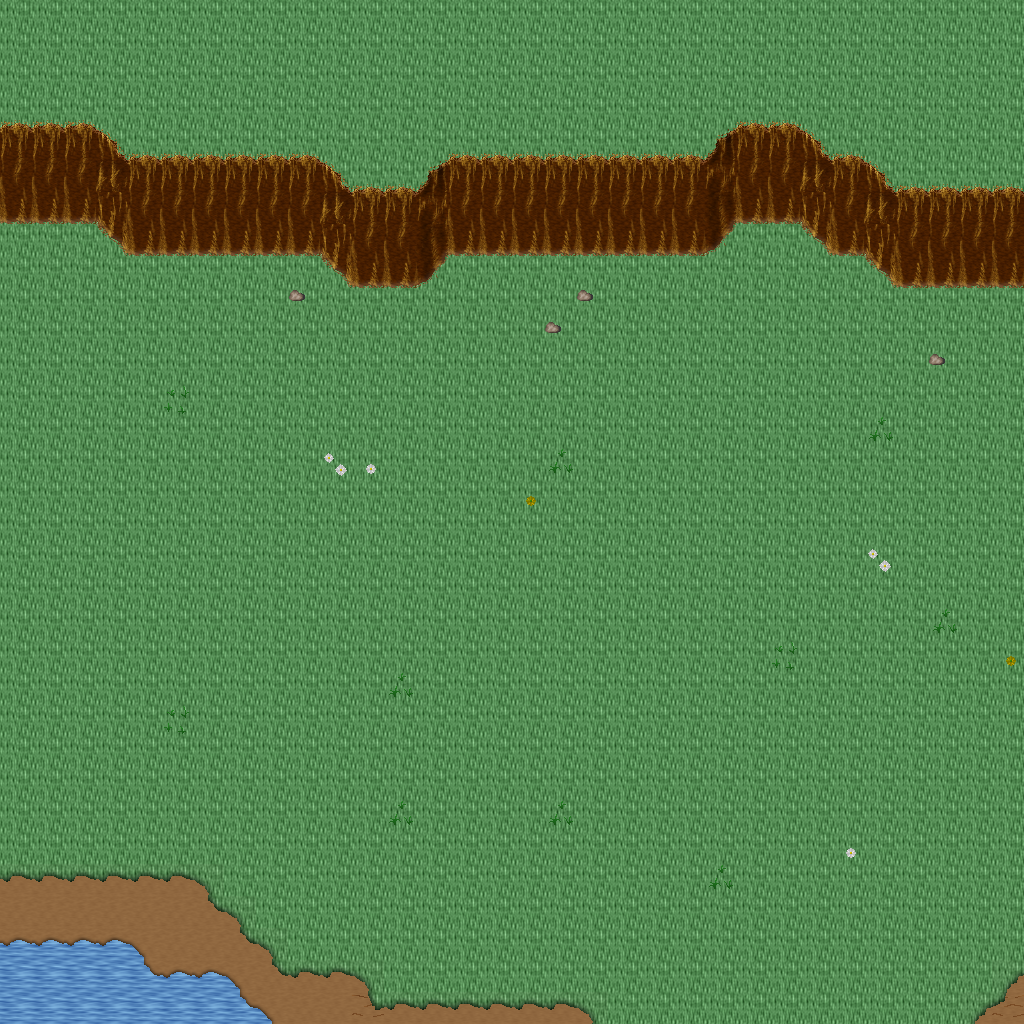

This is a level from a 2D game, rendered from its Tiled map with the project's own tilesets. A one-line summary and the map file follow, with tile-layer data summarised:
An orthogonal 32x32 tile map with 32x32 px tiles, 5 tile layers (Ground, Objects, Objects2, Above, ...), 1 hidden layer not drawn, 45 tilesets.

<map version="1.10" tiledversion="1.11.0" orientation="orthogonal" renderorder="right-down" width="32" height="32" tilewidth="32" tileheight="32" infinite="0" nextlayerid="11" nextobjectid="1">
 <tileset firstgid="1" name="ground_ground" tilewidth="32" tileheight="32" tilecount="33" columns="3">
  <image source="../drawable/ground_ground.png" width="96" height="352" />
 </tileset>
 <tileset firstgid="34" name="building_castle" tilewidth="32" tileheight="32" tilecount="320" columns="20">
  <image source="../drawable/building_castle.png" width="640" height="512" />
 </tileset>
 <tileset firstgid="354" name="ground_water_pool" tilewidth="32" tileheight="32" tilecount="72" columns="3">
  <image source="../drawable/ground_water_pool.png" width="96" height="768" />
 </tileset>
 <tileset firstgid="426" name="ground_ridge_earth_dark" tilewidth="32" tileheight="32" tilecount="96" columns="12">
  <image source="../drawable/ground_ridge_earth_dark.png" width="384" height="256" />
 </tileset>
 <tileset firstgid="522" name="ground_grass_edges" tilewidth="32" tileheight="32" tilecount="36" columns="12">
  <image source="../drawable/ground_grass_edges.png" width="384" height="96" />
 </tileset>
 <tileset firstgid="558" name="ground_earth_edges" tilewidth="32" tileheight="32" tilecount="18" columns="6">
  <image source="../drawable/ground_earth_edges.png" width="192" height="96" />
 </tileset>
 <tileset firstgid="576" name="ground_grass_corners" tilewidth="32" tileheight="32" tilecount="24" columns="6">
  <image source="../drawable/ground_grass_corners.png" width="192" height="128" />
 </tileset>
 <tileset firstgid="600" name="plant_stump_stump_green" tilewidth="32" tileheight="32" tilecount="4" columns="2">
  <image source="../drawable/plant_stump_stump_green.png" width="64" height="64" />
 </tileset>
 <tileset firstgid="604" name="item_pot_barrel" tilewidth="32" tileheight="32" tilecount="2" columns="1">
  <image source="../drawable/item_pot_barrel.png" width="32" height="64" />
 </tileset>
 <tileset firstgid="606" name="ground_rock_rocks_2" tilewidth="32" tileheight="32" tilecount="4" columns="2">
  <image source="../drawable/ground_rock_rocks_2.png" width="64" height="64" />
 </tileset>
 <tileset firstgid="610" name="ground_ladder_horizontal_dark" tilewidth="32" tileheight="32" tilecount="3" columns="1">
  <image source="../drawable/ground_ladder_horizontal_dark.png" width="32" height="96" />
 </tileset>
 <tileset firstgid="613" name="plant_grasses" tilewidth="32" tileheight="32" tilecount="6" columns="3">
  <image source="../drawable/plant_grasses.png" width="96" height="64" />
 </tileset>
 <tileset firstgid="619" name="plant_tree_tree_green" tilewidth="32" tileheight="32" tilecount="88" columns="8">
  <image source="../drawable/plant_tree_tree_green.png" width="256" height="352" />
 </tileset>
 <tileset firstgid="707" name="ground_water_waterfall" tilewidth="32" tileheight="32" tilecount="120" columns="8">
  <image source="../drawable/ground_water_waterfall.png" width="256" height="480" />
 </tileset>
 <tileset firstgid="827" name="plant_flower_daisy_white" tilewidth="32" tileheight="32" tilecount="8" columns="2">
  <image source="../drawable/plant_flower_daisy_white.png" width="64" height="128" />
 </tileset>
 <tileset firstgid="835" name="plant_flower_daisy_red" tilewidth="32" tileheight="32" tilecount="8" columns="2">
  <image source="../drawable/plant_flower_daisy_red.png" width="64" height="128" />
 </tileset>
 <tileset firstgid="843" name="ground_rock_pebbles" tilewidth="32" tileheight="32" tilecount="3" columns="1">
  <image source="../drawable/ground_rock_pebbles.png" width="32" height="96" />
 </tileset>
 <tileset firstgid="846" name="plant_flower_daisy_yellow" tilewidth="32" tileheight="32" tilecount="8" columns="2">
  <image source="../drawable/plant_flower_daisy_yellow.png" width="64" height="128" />
 </tileset>
 <tileset firstgid="854" name="building_decoration_longhorn_skull" tilewidth="32" tileheight="32" tilecount="6" columns="3">
  <image source="../drawable/building_decoration_longhorn_skull.png" width="96" height="64" />
 </tileset>
 <tileset firstgid="860" name="furniture_light_flames" tilewidth="32" tileheight="32" tilecount="6" columns="6">
  <image source="../drawable/furniture_light_flames.png" width="192" height="32" />
 </tileset>
 <tileset firstgid="866" name="plant_stump_stump_brown" tilewidth="32" tileheight="32" tilecount="4" columns="2">
  <image source="../drawable/plant_stump_stump_brown.png" width="64" height="64" />
 </tileset>
 <tileset firstgid="870" name="building_decoration_rocks_2" tilewidth="32" tileheight="32" tilecount="2" columns="1">
  <image source="../drawable/building_decoration_rocks_2.png" width="32" height="64" />
 </tileset>
 <tileset firstgid="872" name="plant_flower_daisy_blue" tilewidth="32" tileheight="32" tilecount="8" columns="2">
  <image source="../drawable/plant_flower_daisy_blue.png" width="64" height="128" />
 </tileset>
 <tileset firstgid="880" name="building_fence_fence_chunky" tilewidth="32" tileheight="32" tilecount="21" columns="3">
  <image source="../drawable/building_fence_fence_chunky.png" width="96" height="224" />
 </tileset>
 <tileset firstgid="901" name="ground_water_water_bubbles" tilewidth="32" tileheight="32" tilecount="32" columns="8">
  <image source="../drawable/ground_water_water_bubbles.png" width="256" height="128" />
 </tileset>
 <tileset firstgid="933" name="item_statue_grey_stone" tilewidth="32" tileheight="32" tilecount="4" columns="2">
  <image source="../drawable/item_statue_grey_stone.png" width="64" height="64" />
 </tileset>
 <tileset firstgid="937" name="plant_tree_tree_darkgreen" tilewidth="32" tileheight="32" tilecount="88" columns="8">
  <image source="../drawable/plant_tree_tree_darkgreen.png" width="256" height="352" />
 </tileset>
 <tileset firstgid="1025" name="logic_creature_animal" tilewidth="32" tileheight="32" tilecount="32" columns="8">
  <image source="../drawable/logic_creature_animal.png" width="256" height="128" />
 </tileset>
 <tileset firstgid="1057" name="logic_creature_rodent" tilewidth="32" tileheight="32" tilecount="8" columns="8">
  <image source="../drawable/logic_creature_rodent.png" width="256" height="32" />
 </tileset>
 <tileset firstgid="1065" name="logic_portal" tilewidth="32" tileheight="32" tilecount="24" columns="8">
  <image source="../drawable/logic_portal.png" width="256" height="96" />
 </tileset>
 <tileset firstgid="1089" name="logic_item_mushroom" tilewidth="32" tileheight="32" tilecount="6" columns="6">
  <image source="../drawable/logic_item_mushroom.png" width="192" height="32" />
 </tileset>
 <tileset firstgid="1095" name="logic_collision" tilewidth="32" tileheight="32" tilecount="1" columns="1">
  <image source="../drawable/logic_collision.png" width="32" height="32" />
 </tileset>
 <tileset firstgid="1096" name="logic_creature_human_little" tilewidth="32" tileheight="32" tilecount="2" columns="2">
  <image source="../drawable/logic_creature_human_little.png" width="64" height="32" />
 </tileset>
 <tileset firstgid="1098" name="logic_creature_fairy" tilewidth="32" tileheight="32" tilecount="4" columns="4">
  <image source="../drawable/logic_creature_fairy.png" width="128" height="32" />
 </tileset>
 <tileset firstgid="1102" name="logic_item_herb" tilewidth="32" tileheight="32" tilecount="5" columns="5">
  <image source="../drawable/logic_item_herb.png" width="160" height="32" />
 </tileset>
 <tileset firstgid="1107" name="object_suspension_bridge" tilewidth="32" tileheight="32" tilecount="24" columns="3">
  <image source="../drawable/object_suspension_bridge.png" width="96" height="256" />
 </tileset>
 <tileset firstgid="1131" name="logic_creature_farm_animal" tilewidth="32" tileheight="32" tilecount="16" columns="8">
  <image source="../drawable/logic_creature_farm_animal.png" width="256" height="64" />
 </tileset>
 <tileset firstgid="1147" name="ground_green_paving" tilewidth="32" tileheight="32" tilecount="18" columns="3">
  <image source="../drawable/ground_green_paving.png" width="96" height="192" />
 </tileset>
 <tileset firstgid="1165" name="logic_protection" tilewidth="32" tileheight="32" tilecount="2" columns="2">
  <image source="../drawable/logic_protection.png" width="64" height="32" />
 </tileset>
 <tileset firstgid="1167" name="light_light_5x5" tilewidth="32" tileheight="32" tilecount="25" columns="5">
  <image source="../drawable/light_light_5x5.png" width="160" height="160" />
 </tileset>
 <tileset firstgid="1192" name="light_door_light" tilewidth="32" tileheight="32" tilecount="12" columns="3">
  <image source="../drawable/light_door_light.png" width="96" height="128" />
 </tileset>
 <tileset firstgid="1204" name="building_huts" tilewidth="32" tileheight="32" tilecount="338" columns="26">
  <image source="../drawable/building_huts.png" width="832" height="416" />
 </tileset>
 <tileset firstgid="1542" name="building_chimney_smoke" tilewidth="32" tileheight="32" tilecount="40" columns="4">
  <image source="../drawable/building_chimney_smoke.png" width="128" height="320" />
 </tileset>
 <tileset firstgid="1582" name="plant_tree_chestnut_tree" tilewidth="32" tileheight="32" tilecount="20" columns="4">
  <image source="../drawable/plant_tree_chestnut_tree.png" width="128" height="160" />
 </tileset>
 <tileset firstgid="1602" name="logic_creature_troll" tilewidth="32" tileheight="32" tilecount="4" columns="4">
  <image source="../drawable/logic_creature_troll.png" width="128" height="32" />
 </tileset>
 <layer id="1" name="Ground" width="32" height="32">
  <data>[1024 cells, 1024 non-empty, 3 distinct tile ids]</data>
 </layer>
 <layer id="2" name="Objects" width="32" height="32">
  <data>[1024 cells, 139 non-empty, 20 distinct tile ids]</data>
 </layer>
 <layer id="3" name="Objects2" width="32" height="32">
  <data>[1024 cells, 46 non-empty, 7 distinct tile ids]</data>
 </layer>
 <layer id="4" name="Above" width="32" height="32">
  <data>[1024 cells, 2 non-empty, 1 distinct tile ids]</data>
 </layer>
 <layer id="5" name="Above2" width="32" height="32">
  <data>[1024 cells, 0 non-empty, 0 distinct tile ids]</data>
 </layer>
 <layer id="6" name="Walkable" width="32" height="32" visible="0">
  <data>[1024 cells, 102 non-empty, 1 distinct tile ids]</data>
 </layer>
 <objectgroup id="7" name="Mapevents" />
 <objectgroup id="8" name="Spawn" />
 <objectgroup id="9" name="Keys" />
 <objectgroup id="10" name="Replace" />
</map>
